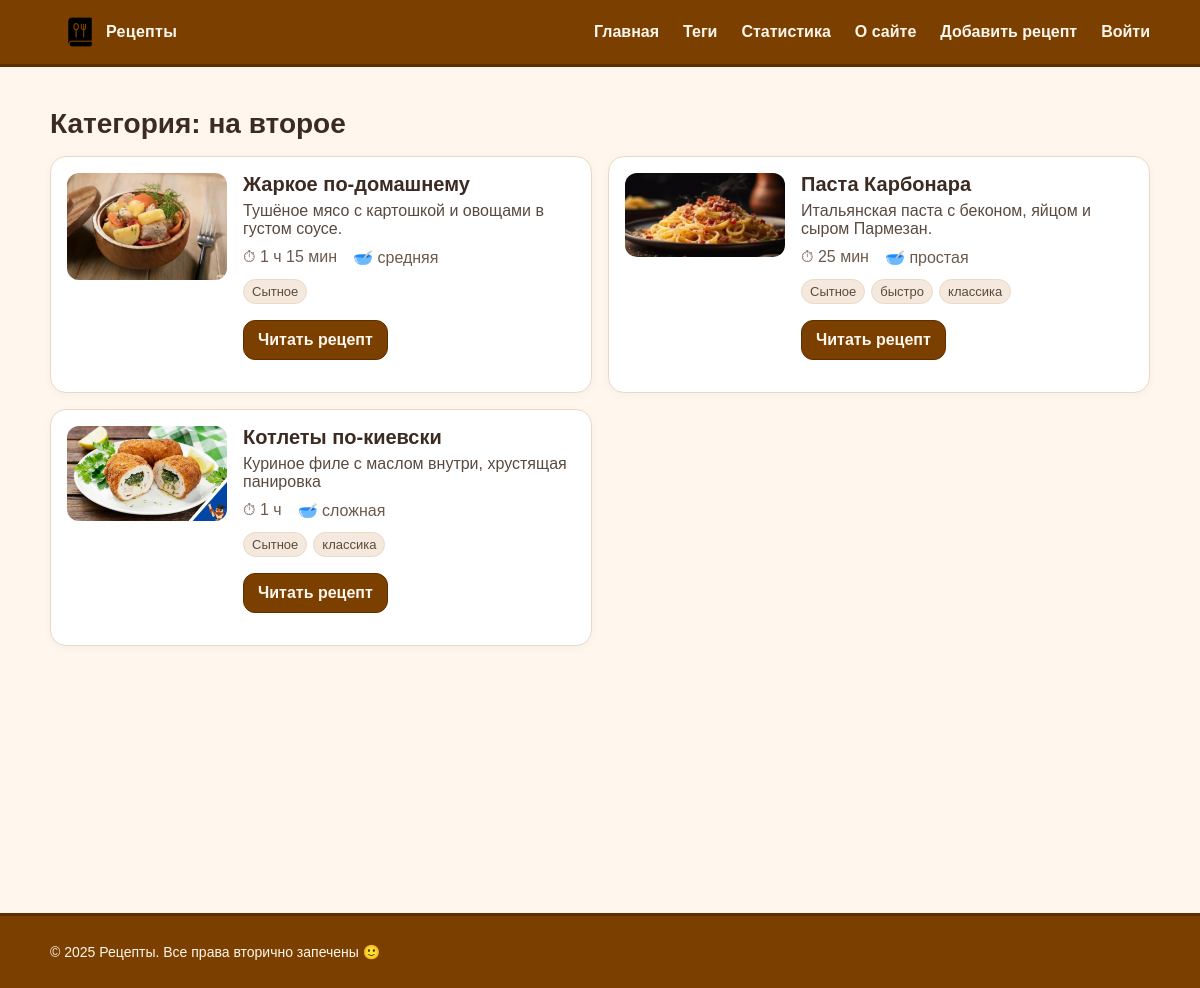
Screenshot of /category/na-vtoroe/ with the database file from the repository.
### recipes/models.py (models this page shows, shortened)
class Recipe(models.Model):
    class Difficulty(models.TextChoices):
        EASY = "easy", "простая"
        MEDIUM = "medium", "средняя"
        HARD = "hard", "сложная"
    title = models.CharField("Название", max_length=255, db_index=True)
    slug = models.SlugField("Слаг", max_length=255, unique=True, db_index=True)
    desc = models.TextField("Описание", blank=True)
    image = models.CharField("Путь к изображению", max_length=255, blank=True)  # путь в /static/...
    cook_time = models.CharField("Время (текст)", max_length=50, blank=True)     # например: "45 мин"
    cook_time_min = models.PositiveIntegerField("Время (мин)", default=0)        # число минут для агрегаций
    difficulty = models.CharField(
        "Сложность",
        max_length=10,
        choices=Difficulty.choices,
        default=Difficulty.EASY,
    )
    is_published = models.BooleanField("Опубликован", default=True)
    photo = models.ImageField("Фото", upload_to=recipe_photo_upload_to, blank=True, null=True)
    category = models.ForeignKey(
        "Category",
        verbose_name="Категория",
        on_delete=models.SET_NULL,
        null=True,
        blank=True,
        related_name="recipes",
    )  # 1 категория -> много рецептов
    tags = models.ManyToManyField(
        "Tag",
        verbose_name="Теги",
        blank=True,
        related_name="recipes",
    )  # многие теги <-> многие рецепты
    created_at = models.DateTimeField("Создано", auto_now_add=True)
    updated_at = models.DateTimeField("Обновлено", auto_now=True)
    objects = models.Manager()
    published = PublishedManager()
    class Meta:
        verbose_name = "Рецепт"
        verbose_name_plural = "Рецепты"
        ordering = ["-created_at"]
        indexes = [models.Index(fields=["-created_at"])]
    def get_absolute_url(self):
        return reverse("recipe_detail_slug", kwargs={"slug": self.slug})

class Tag(models.Model):
    name = models.CharField("Название", max_length=120, unique=True, db_index=True)
    slug = models.SlugField("Слаг", max_length=120, unique=True, db_index=True)
    class Meta:
        verbose_name = "Тег"
        verbose_name_plural = "Теги"
        ordering = ["name"]
    def get_absolute_url(self):
        return reverse("recipes_by_tag", kwargs={"slug": self.slug})

### recipes/views.py (the view)
# urls.py: path('category/<slug:slug>/', RecipesByCategoryView.as_view(), name='recipes_by_category'),
class RecipesByCategoryView(DataMixin, ListView):
    model = Recipe
    template_name = 'recipes/by_category.html'
    context_object_name = 'recipes'
    allow_empty = True
    title_page = 'Рецепты по категории'
    def get_queryset(self):
        return Recipe.published.filter(category__slug=self.kwargs['slug']).select_related('category').prefetch_related('tags')
    def get_context_data(self, **kwargs):
        ctx = super().get_context_data(**kwargs)
        cat = Category.objects.filter(slug=self.kwargs['slug']).first()
        ctx['query_tail'] = ''
        return self.get_mixin_context(ctx, cat_selected=cat, current_category=cat, title=f'Категория: {cat.name if cat else ""}')

### recipes/models.py (called while the page is built)
    def get_queryset(self):
        return super().get_queryset().filter(is_published=True)

### recipes/utils.py (called while the page is built)
    def get_mixin_context(self, context: Dict[str, Any], **kwargs):
        if self.title_page:
            context["title"] = self.title_page
        context.setdefault("menu", MENU)
        context.setdefault("cat_selected", None)
        context.update(kwargs)
        return context

### recipes/templates/recipes/by_category.html (shortened to what this page needs)
{% extends 'base.html' %}
{% load static %}
{% block content %}
  <h1 class="page-title">{{ title }}</h1>
  <ul class="card-list">
    {% for r in recipes %}
      <li class="card">
        <div class="card-media">
  {% if r.photo %}
    <img src="{{ r.photo.url }}" alt="{{ r.title }}">
  {% elif r.image %}
    <img src="{% static r.image %}" alt="{{ r.title }}">
  {% else %}
    <div class="noimg">Нет изображения</div>
  {% endif %}
</div>
        <div class="card-body">
          <h2 class="card-title">{{ r.title }}</h2>
          <p class="card-desc">{{ r.desc }}</p>
          <ul class="meta">
            <li>⏱ {{ r.cook_time }}</li>
            <li>🥣 {{ r.get_difficulty_display }}</li>
          </ul>
          <ul class="tags">
            {% for t in r.tags.all %}
              <li><a class="tag" href="{{ t.get_absolute_url }}">{{ t.name }}</a></li>
            {% endfor %}
          </ul>
          <p><a class="btn" href="{{ r.get_absolute_url }}">Читать рецепт</a></p>
        </div>
      </li>
    {% empty %}
      <p>В этой категории пока нет рецептов.</p>
    {% endfor %}
  </ul>
{% endblock %}

### recipes/static/recipes/css/styles.css (style rules this page uses)
:root { --choco:#7B3F00; --choco-dark:#5e2f00; --cream:#FFF7ED; --ink:#3b2b22; --paper:#ffffff; --border:#ead9c6; --header-h:64px; --footer-h:72px; --header-extra-gap:20px; --footer-extra-gap:32px; }
html, body { min-height:100%; margin:0; color:var(--ink); background:var(--cream); font-family:Arial, system-ui, -apple-system, "Segoe UI", Roboto, "Helvetica Neue", sans-serif; }
body { padding-top:calc(var(--header-h) + var(--header-extra-gap)); padding-bottom:calc(var(--footer-h) + var(--footer-extra-gap)); }
.page-title { margin:8px 0 16px; font-size:28px; }
.card-list { list-style:none; margin:0; padding:0; display:grid; gap:16px; grid-template-columns:1fr; }
@media (min-width:720px) { .card-list { grid-template-columns:1fr 1fr; } }
.card { display:grid; grid-template-columns:160px 1fr; gap:16px; background:var(--paper); border:1px solid var(--border); border-radius:16px; padding:16px; box-shadow:0 2px 10px rgba(0,0,0,.04); }
.card-media img { width:100%; height:auto; display:block; border-radius:12px; }
.card-title { margin:0 0 6px; font-size:20px; }
.card-desc { margin:0 0 10px; color:#5a4a3e; }
.meta { margin:0 0 12px; padding:0; display:flex; gap:16px; list-style:none; color:#6b5a4b; }
.btn { display:inline-block; padding:10px 14px; border-radius:12px; background:var(--choco); color:var(--cream); text-decoration:none; font-weight:600; border:1px solid var(--choco-dark); }
.tags { list-style:none; padding:0; margin:8px 0 0; display:flex; flex-wrap:wrap; gap:6px; }
.tag { display:inline-block; padding:4px 8px; border-radius:999px; background:#f5e9dd; border:1px solid var(--border); text-decoration:none; color:#5a4a3e; font-size:13px; }

### rows the page displays
Recipe: photo (picture), title "Жаркое по-домашнему", desc "Тушёное мясо с картошкой и овощами в густом соусе.", cook_time "1 ч 15 мин", difficulty "средняя"
Tag: name "Сытное"
Recipe: photo (picture), title "Паста Карбонара", desc "Итальянская паста с беконом, яйцом и сыром Пармезан.", cook_time "25 мин", difficulty "простая"
Tag: name "быстро"
Tag: name "классика"
Recipe: photo (picture), title "Котлеты по-киевски", desc "Куриное филе с маслом внутри, хрустящая панировка", cook_time "1 ч", difficulty "сложная"

### other values shown
{{ title }} "Категория: на второе"
{{ year|default:2025 }} "2025"
